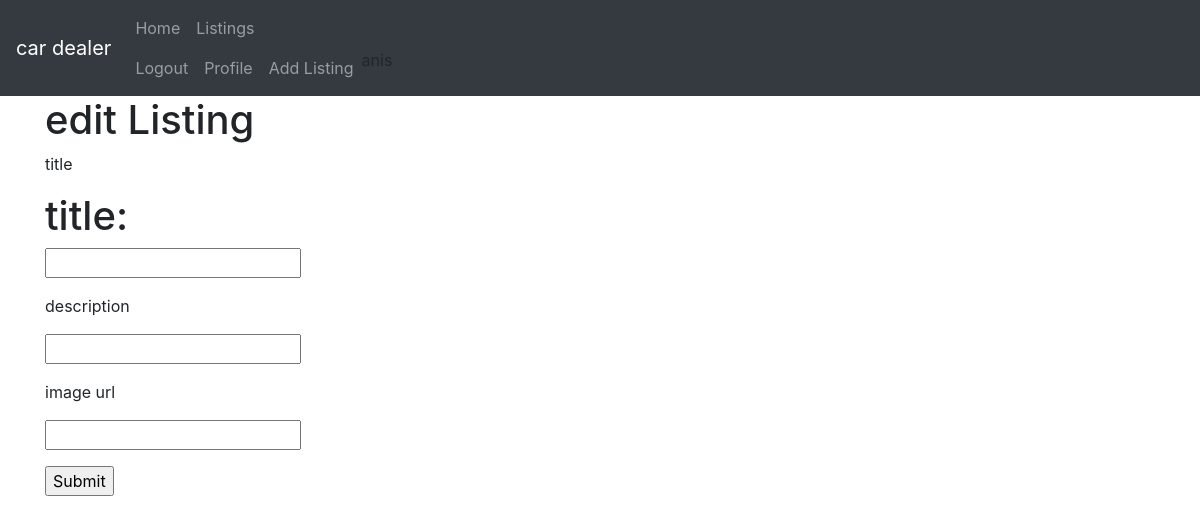
Page /list/4 (signed in) on the earlier database version.
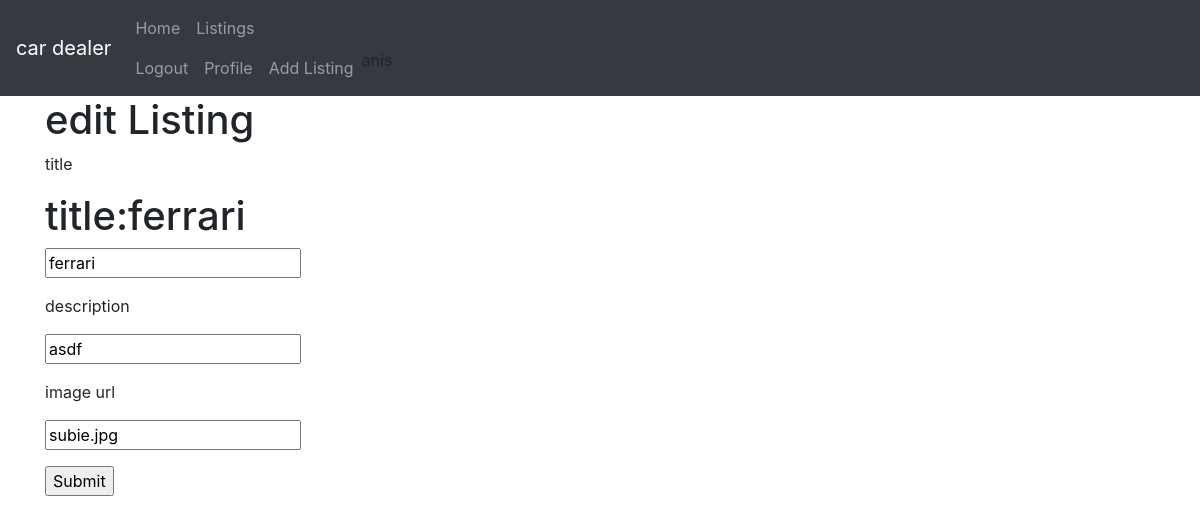
Same page on the later database version.
### app.py (models this page shows, shortened)
class Listing(db.Model):
    id = db.Column(db.Integer, primary_key=True)
    title = db.Column(db.String(100))
    description = db.Column(db.String(5000))
    picture = db.Column(db.String(5000))
    price = db.Column(db.String(100))
    userId = db.Column(db.String(100))

### app.py (the view, shortened to what this page needs)
@app.route('/list/<string:id>', methods=['GET', 'POST'])
def up_listing(id):
    print(request.method, "<---this is the method")
    if request.method == 'GET':
        listing = Listing.query.get(id)
        return render_template("edit.html", listing=listing)

### templates/edit.html
{%extends "layout.html"%} {%block body%}
<h1>edit Listing</h1>
<form method="POST" action="">
  <div class="form-group">
    <p>title</p>
    <h1>title:{{ listing.title }}</h1>
    <input type="textbox" name="title" value="{{ listing.title }}" />
  </div>
  <div class="form-group">
    <p>description</p>
    <input type="text" name="description" value="{{ listing.description }}" />
  </div>
  <div class="form-group">
    <p>
      image url
    </p>
    <input type="text" name="image" value="{{ listing.picture }}" />
  </div>
  <div>
    <input type="submit" value="Submit" />
  </div>
</form>
{% endblock %}

Differences in the rows shown:
added Listing: title "ferrari", description "asdf", image "subie.jpg"
